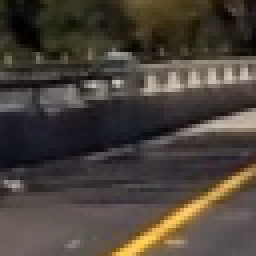
#> input picture test_images/test8.png, 64 x 64 px, found by its file name (shown 4 times larger)
$ python hog.py
#> lines starting #> are read from the running program, lines starting #| are printed output that depends on the picture
import cv2
import numpy as np
from skimage.feature import hog
import matplotlib.image as mpimg
import matplotlib.pyplot as plt

img = mpimg.imread("test_images/test8.png")
#> img is the input picture: shape (64, 64, 3) float32; mean R, G, B 0.289, 0.258, 0.229
orient=9
px=8
cell_blk=2
norm='L2-Hys'
vis=True
transform=True
feat_vec=True

img_ch = img[:,:,0]
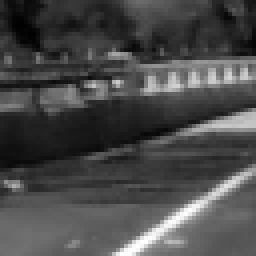
#> img_ch: shape (64, 64) float32 (shown 4 times larger); min 0.00392, max 1, mean 0.289

features, img_hog = hog(img_ch, orientations=orient,
                        pixels_per_cell=(px, px),
                        cells_per_block=(cell_blk, cell_blk),
                        block_norm=norm,
                        visualise=vis,
                        transform_sqrt=transform,
                        feature_vector=feat_vec)
#> features = 1764 values, max 0.52 at index 1730, min 0 at index 3, mean 0.123


# Plot the examples
fig = plt.figure()
plt.subplot(121)
plt.imshow(img_ch, cmap='gray')
plt.title('Example Non Car Image')
plt.subplot(122)
plt.imshow(img_hog, cmap='gray')
plt.title('HOG Visualization')
plt.show()
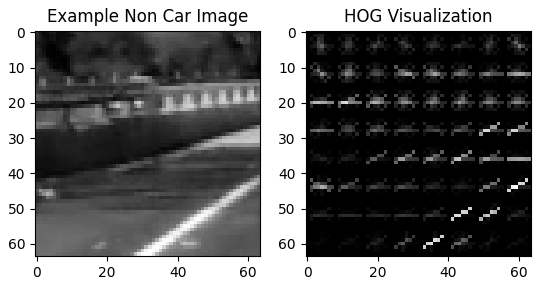
#> figure drawn by matplotlib, 2 panels

$ run again, with test_images/test7.png copied over test_images/test8.png
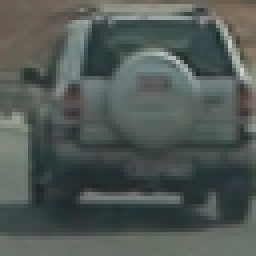
#> input picture test_images/test7.png, 64 x 64 px, found by its file name (shown 4 times larger)
#> img is the input picture: shape (64, 64, 3) float32; mean R, G, B 0.318, 0.35, 0.335
#> `img_ch = img[:,:,0]`:
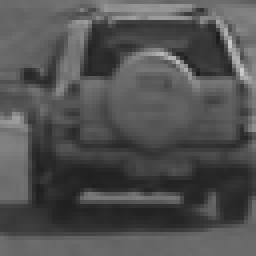
#> img_ch: shape (64, 64) float32 (shown 4 times larger); min 0.11, max 0.804, mean 0.318
#> features = 1764 values, max 0.455 at index 1624, min 0 at index 52, mean 0.125
#> `plt.show()`:
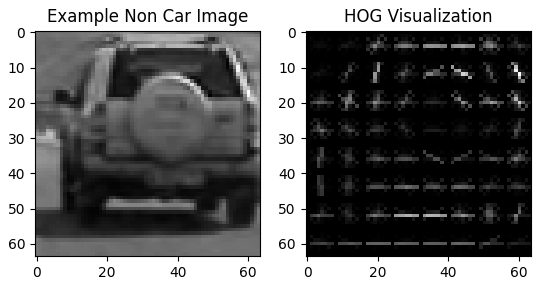
#> figure drawn by matplotlib, 2 panels

$ run again, with test_images/test1.jpg saved as test_images/test8.png
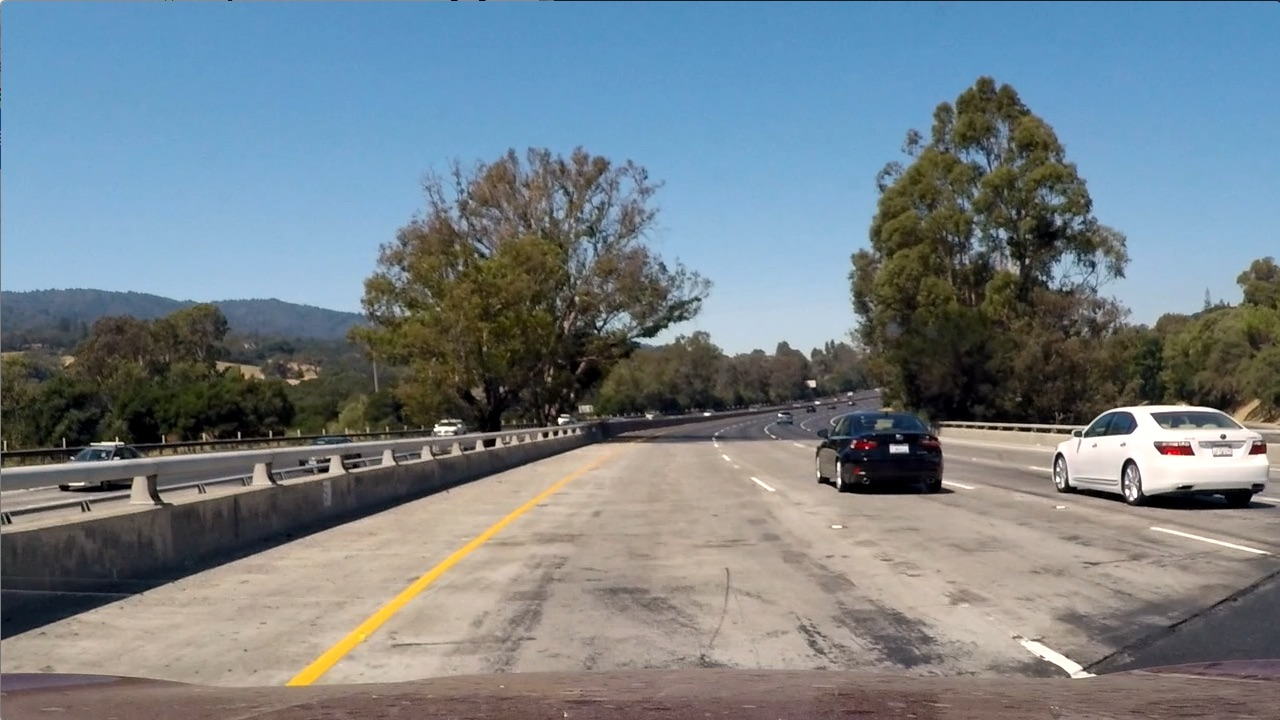
#> input picture test_images/test1.jpg, 1280 x 720 px, found by its file name
#> img is the input picture: shape (720, 1280, 3) float32; mean R, G, B 0.461, 0.505, 0.532
#> `features, img_hog = hog(img_ch, orientations=orient, pixels_per_cell=(..`:
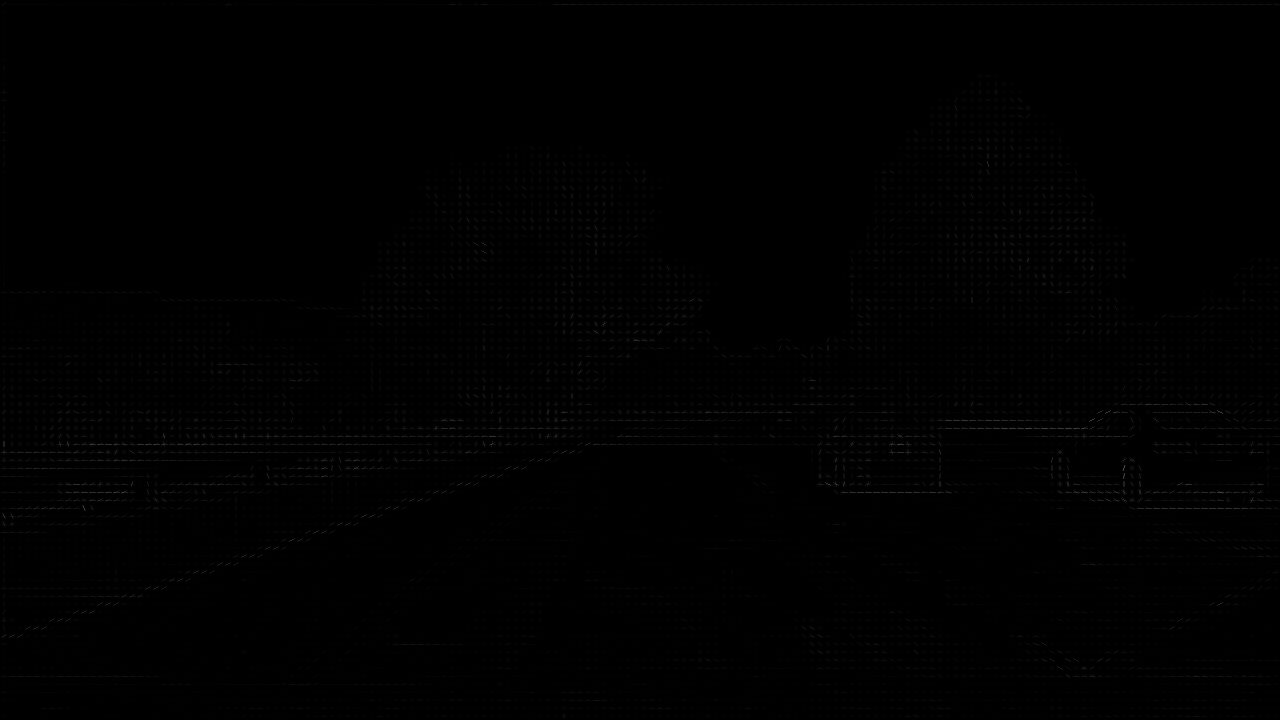
#> img_hog: shape (720, 1280) float32; min 0, max 0.306, mean 0.00371
#> `plt.show()`:
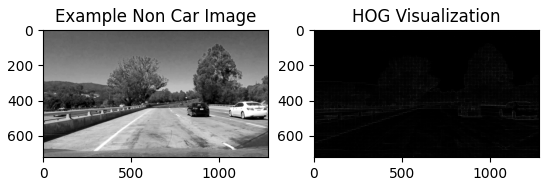
#> figure drawn by matplotlib, 2 panels

$ run again, with test_images/test2.jpg saved as test_images/test8.png
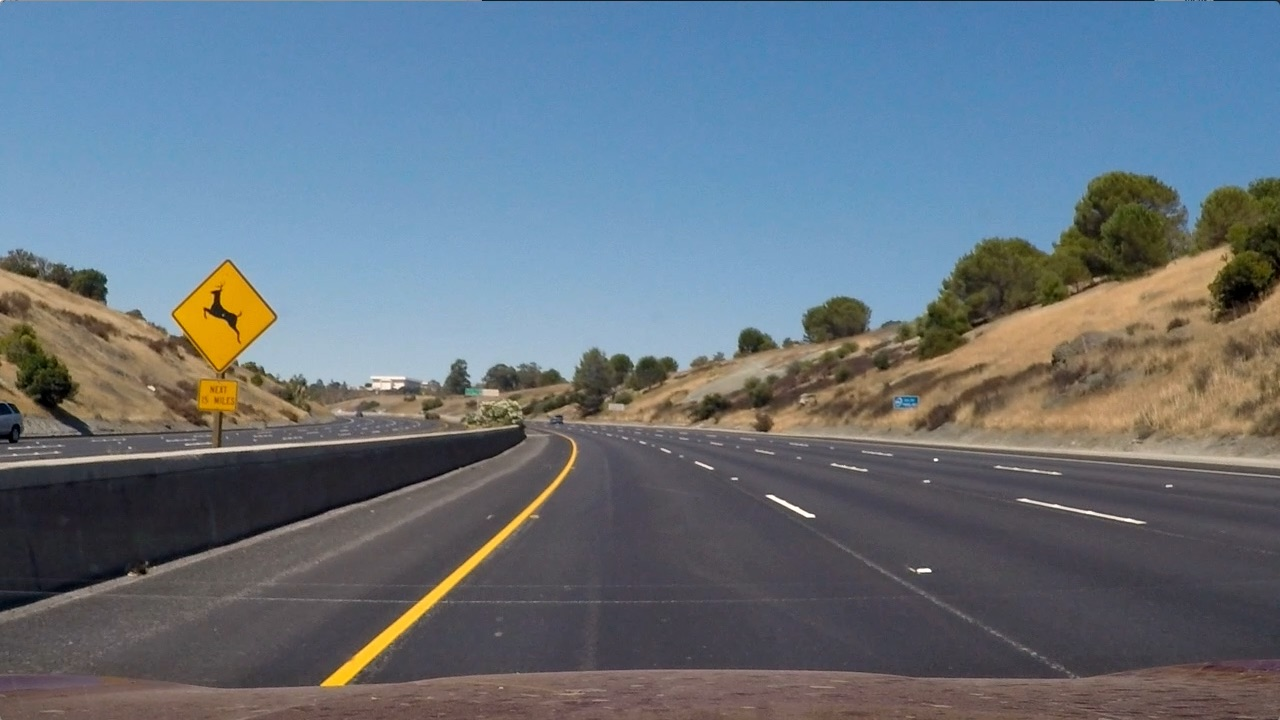
#> input picture test_images/test2.jpg, 1280 x 720 px, found by its file name
#> img is the input picture: shape (720, 1280, 3) float32; mean R, G, B 0.403, 0.45, 0.492
#> `features, img_hog = hog(img_ch, orientations=orient, pixels_per_cell=(..`:
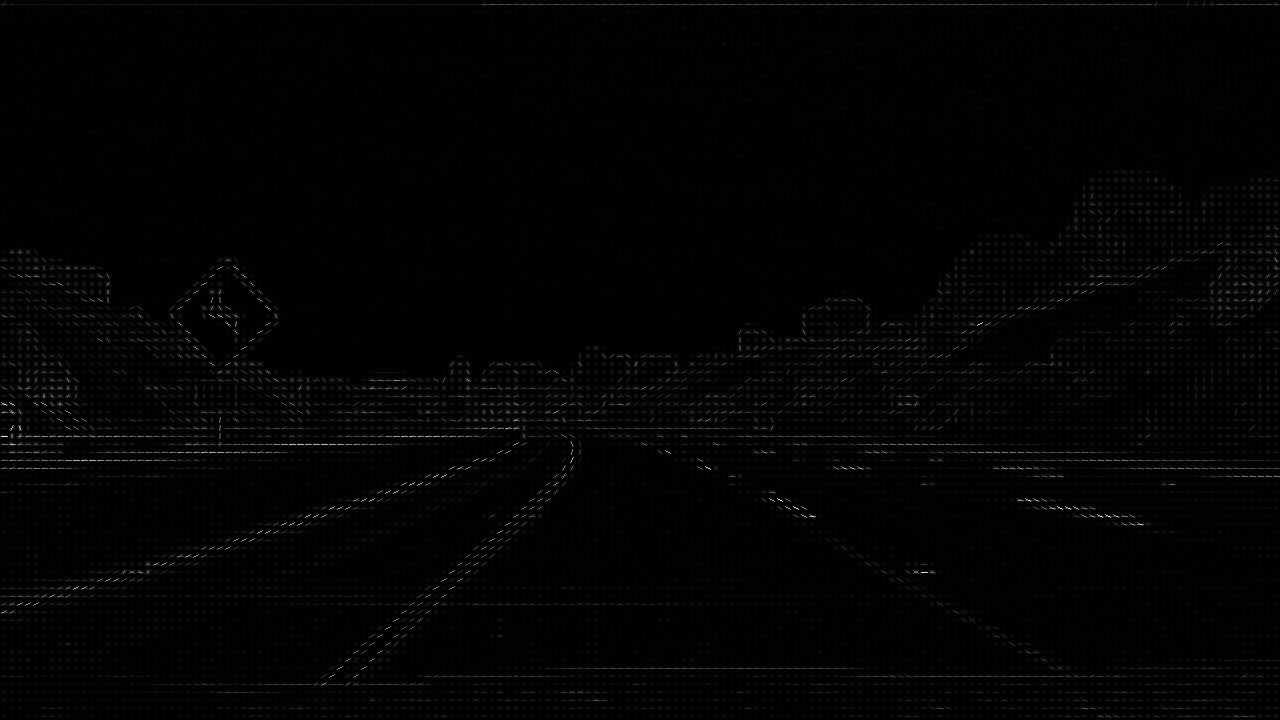
#> img_hog: shape (720, 1280) float32; min 0, max 0.216, mean 0.0023; drawn with min black and max white
#> `plt.show()`:
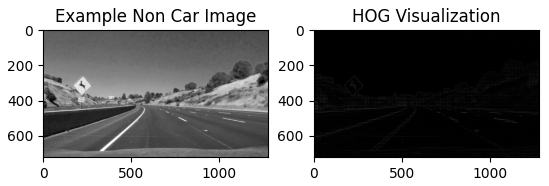
#> figure drawn by matplotlib, 2 panels
